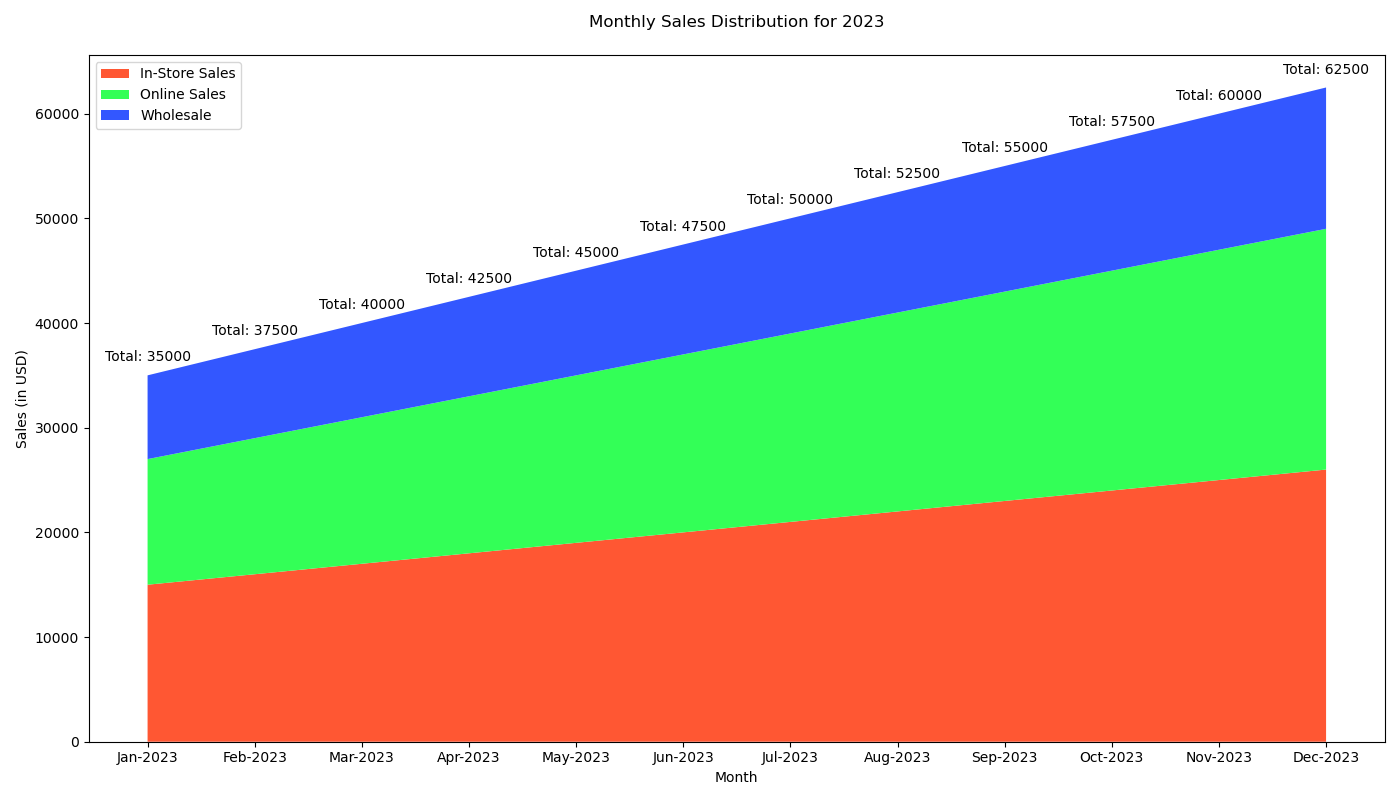

The Python source for this figure:

import matplotlib.pyplot as plt
import pandas as pd

# Data
data = {
    'Month': ['Jan-2023', 'Feb-2023', 'Mar-2023', 'Apr-2023', 'May-2023', 'Jun-2023', 'Jul-2023', 'Aug-2023', 'Sep-2023', 'Oct-2023', 'Nov-2023', 'Dec-2023'],
    'In-Store Sales': [15000, 16000, 17000, 18000, 19000, 20000, 21000, 22000, 23000, 24000, 25000, 26000],
    'Online Sales': [12000, 13000, 14000, 15000, 16000, 17000, 18000, 19000, 20000, 21000, 22000, 23000],
    'Wholesale': [8000, 8500, 9000, 9500, 10000, 10500, 11000, 11500, 12000, 12500, 13000, 13500]
}

df = pd.DataFrame(data)

# Figure and Plot
fig, ax = plt.subplots(figsize=(14, 8))
ax.stackplot(df['Month'], df['In-Store Sales'], df['Online Sales'], df['Wholesale'],
             labels=['In-Store Sales', 'Online Sales', 'Wholesale'],
             colors=['#FF5733', '#33FF57', '#3357FF'])

# Title and labels
plt.title('Monthly Sales Distribution for 2023', pad=20)
plt.xlabel('Month')
plt.ylabel('Sales (in USD)')
plt.legend(loc='upper left')

# Annotations
for i, (month, in_store, online, wholesale) in enumerate(zip(df['Month'], df['In-Store Sales'], df['Online Sales'], df['Wholesale'])):
    total_sales = in_store + online + wholesale
    ax.annotate(f'Total: {total_sales}', (i, total_sales), textcoords="offset points", xytext=(0,10), ha='center')

# Show plot
plt.tight_layout()
plt.show()
